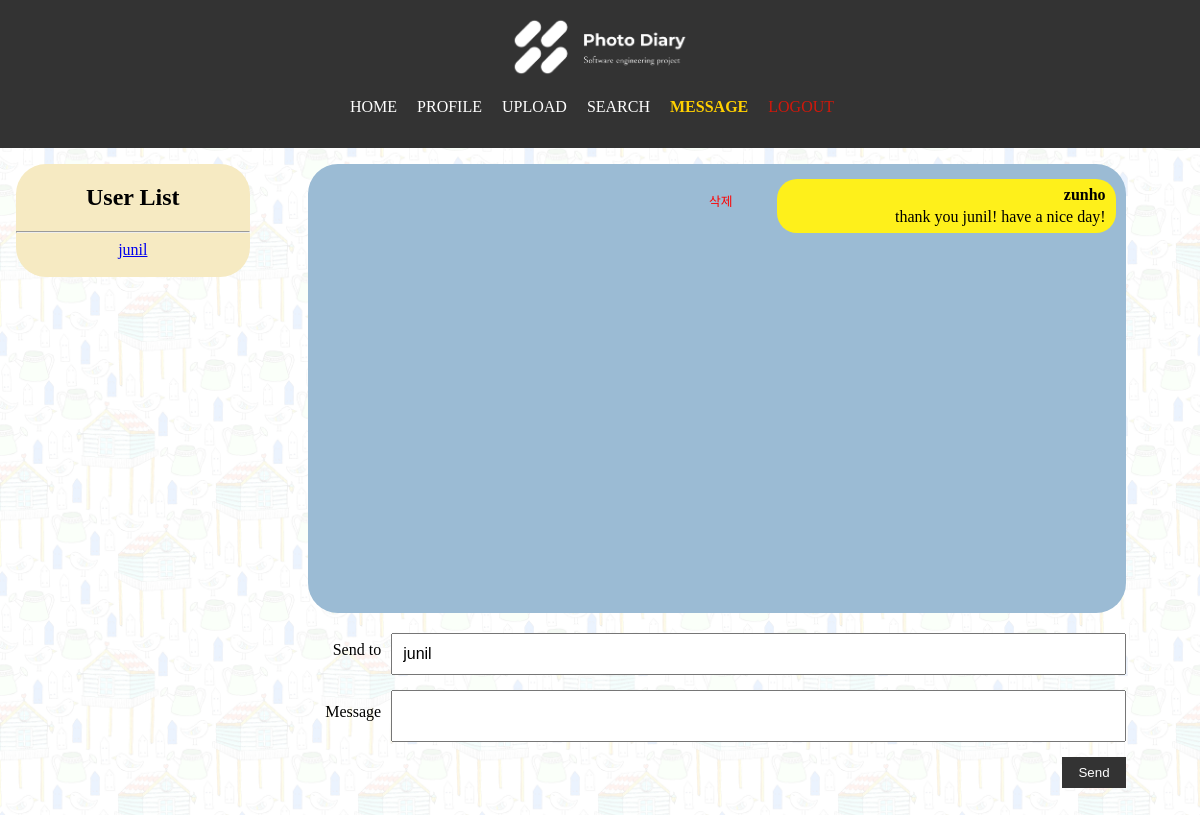
/messages?recipient_id=junil (signed in), run on the app's committed database.
### tables this page shows
CREATE TABLE users (
    id INTEGER PRIMARY KEY AUTOINCREMENT,
    username TEXT NOT NULL UNIQUE,
    password TEXT NOT NULL
);

CREATE TABLE messages (
    id INTEGER PRIMARY KEY AUTOINCREMENT,
    sender_id INTEGER NOT NULL,
    recipient_id INTEGER NOT NULL,
    message TEXT,
    FOREIGN KEY (sender_id) REFERENCES users(id),
    FOREIGN KEY (recipient_id) REFERENCES users(id)
);

### app.py (the view, shortened to what this page needs)
@app.route('/messages', methods=['GET', 'POST'])
def messages():
    if 'user_id' in session:
        recipient_id = request.args.get('recipient_id')
        if recipient_id:
            user_messages = query_db(
                'SELECT * FROM messages WHERE (sender_id = ? AND recipient_id = ?) OR (sender_id = ? AND recipient_id = ?) ORDER BY id',
                [session['user_id'], recipient_id, recipient_id, session['user_id']]
            )
        else:
            user_messages = []
        users = query_db('SELECT id, username FROM users WHERE id != ?', [session['user_id']])
        return render_template('messages.html', messages=user_messages, users=users, recipient_id=recipient_id)
    return redirect(url_for('index'))

### app.py (called while the page is built)
def get_db():
    db = getattr(g, '_database', None)
    if db is None:
        db = g._database = sqlite3.connect(DATABASE)
    return db

@app.teardown_appcontext
def close_connection(exception):
    db = getattr(g, '_database', None)
    if db is not None:
        db.close()

def query_db(query, args=(), one=False):
    cur = get_db().execute(query, args)
    rv = cur.fetchall()
    cur.close()
    return (rv[0] if rv else None) if one else rv

def get_username(user_id):
    user = query_db('SELECT username FROM users WHERE id = ?', [user_id], one=True)
    return user[0] if user else 'Unknown'

@app.template_filter('get_username')
def get_username_filter(user_id):
    return get_username(user_id)

### templates/messages.html (shortened to what this page needs)
{% extends 'base.html' %}
{% block content %}
<div class="sidebar">
  <h2>User List</h2>
  <hr>
  {% for user in users %}
    <a href="{{ url_for('messages', recipient_id=user[0]) }}">{{ user[1] }}</a><br><br>
  {% endfor %}
</div>
<div class="content">
  <div class="chatbox">
    {% for message in messages %}
      <div class="message-box {% if message[1] == session['user_id'] %}sent-box{% else %}received-box{% endif %}">
        {% if message[1] == session['user_id'] %}
        <div class="delete-form">
          <form action="{{ url_for('delete_message', message_id=message[0]) }}" method="post">
            <button type="submit" class="delete-button">삭제</button>
          </form>
        </div>
        {% endif %}
        <div class="message {% if message[1] == session['user_id'] %}sent{% else %}received{% endif %}">
          <p><strong>{{ message[1] | get_username }}</strong></p>
          <p>{{ message[3] }}</p>
        </div>
      </div>
    {% endfor %}
  </div>
  <form method="POST" class="message-form">
    <div class="form-group">
      <label for="recipient_id">Send to</label>
      <input type="text" id="recipient_id" name="recipient_id" value="{{ recipient_id }}" required>
    </div>
    <div class="form-group">
      <label for="message">Message</label>
      <textarea id="message" name="message" required></textarea>
    </div>
    <div class="sendbtn">
      <button type="submit">Send</button>
    </div>
  </form>
</div>
{% endblock %}

### static/style.css (style rules this page uses)
body { font-family:'SUIT'; background-image: url('/static/pic/background.jpg'); background-size: 20vw; margin: 0; padding: 0; }
form { margin-bottom: 1rem; }
form label { display: block; margin-bottom: 0.5rem; }
form input, form textarea { width: 50%; padding: 0.5rem; margin-bottom: 1rem; margin: 0 auto; display: block; }
form button { padding: 0.5rem 1rem; background-color: #333; color: white; border: none; }
.sendbtn { text-align: right; }
.form-group { display: flex; margin-bottom: 1rem; }
.form-group label { flex-basis: 10%; text-align: center; padding-right: 1rem; }
.form-group input { flex-grow: 1; }
.sidebar { float: left; width: 20%; text-align: center; background-color: #F6EAC2; height: 100%; border-radius: 30px; }
.content { margin-left: 20%; padding-left: 5%; padding-right: 5%; }
h2 { text-align: center; }
.edit-button, .delete-button, .reply-button, .message-button, .search-button { margin: 0 0.5rem; padding: 0.5rem 1rem; background-color: #FFA500; color: white; text-decoration: none; border: none; border-radius: 5px; cursor: pointer; }
.delete-button { background-color: #dc3545; }
.edit-button, .delete-button, .reply-button, .login-button, .message-button, .register-button:active { transform: translateY(1px); }

### templates/messages.html (style rules this page uses)
.sidebar { float: left; width: 20%; text-align: center; background-color: #F6EAC2; height: 100%; }
.content { margin-left: 20%; height: 80vh; overflow-y: auto; display: flex; flex-direction: column; }
.chatbox { border-radius: 30px; background-color: #9bbbd4; padding: 10px; height: 70%; overflow-y: scroll; flex-grow: 1; display: flex; flex-direction: column; }
.form-group { margin-bottom: 15px; display: flex; align-items: center; }
.form-group label { width: 20%; text-align: right; padding-right: 10px; }
.form-group input[type="text"], .form-group textarea { width: 100%; box-sizing: border-box; padding: 10px; font-size: 1em; }
.form-group textarea { resize: none; }
.message-form { margin-top: 20px; }
.message-box { display: flex; margin: 5px 0; align-items: flex-end; }
.sent-box { justify-content: flex-end; }
.message { padding: 5px 10px; border-radius: 20px; width: 40%; position: relative; display: flex; flex-direction: column; }
.sent { background-color: #fef01b; text-align: right; margin-left: 10px; }
.delete-form { margin-right: 10px; display: flex; align-items: flex-end; }
.delete-button { background: none; border: none; color: red; cursor: pointer; font-size: 0.8em; }
.message p { margin: 2px 0; }

### data on the page
users: username "junil"
messages: message "zunho", message "thank you junil! have a nice day!"
